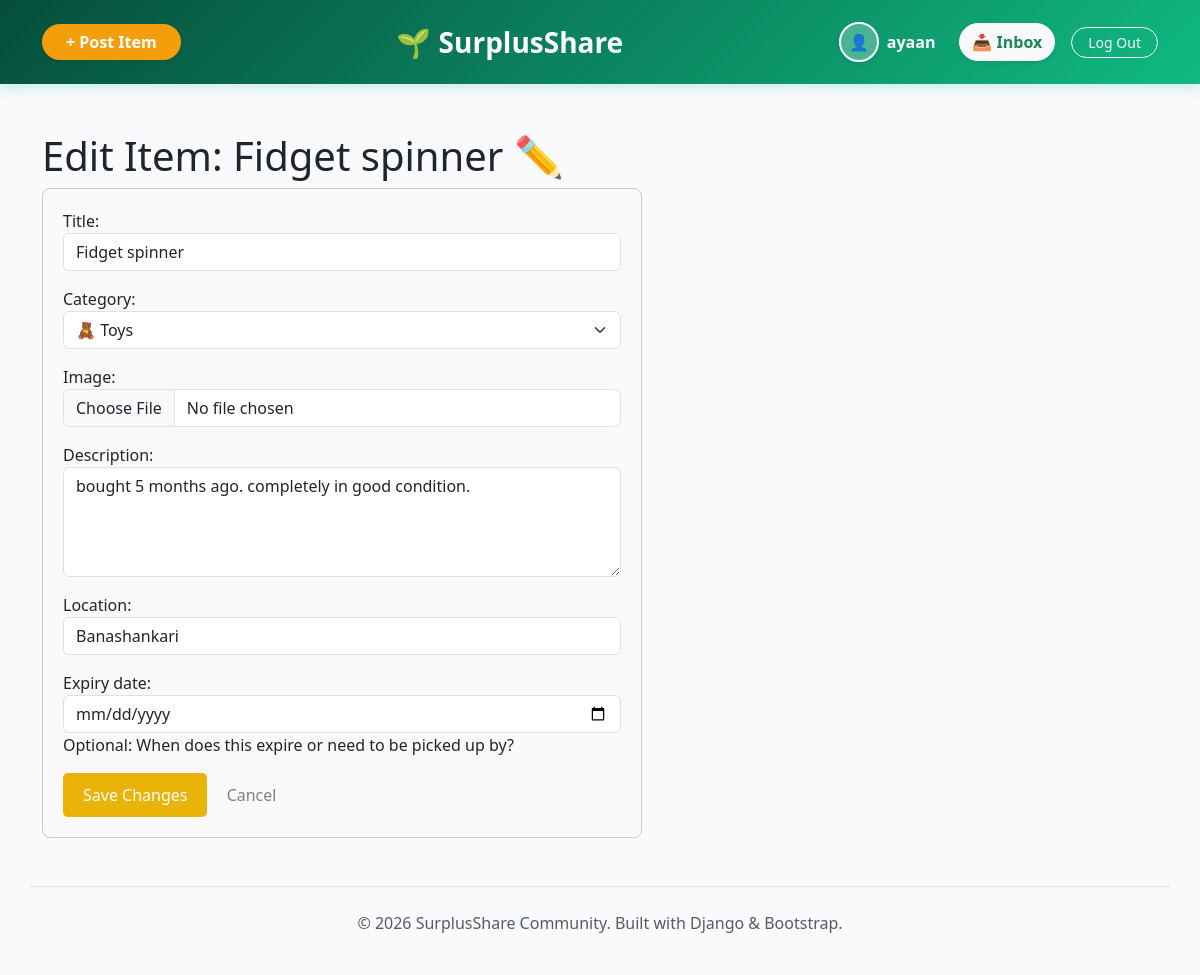
Page /edit/3/ (signed in) on the committed database.
### marketplace/models.py (models this page shows, shortened)
class Item(models.Model):
    CATEGORY_CHOICES = [
        ('Food', '🍱 Food'),
        ('Utensils', '🍳 Utensils'),
        ('Furniture', '🛋️ Furniture'),
        ('Toys', '🧸 Toys'),
        ('Books', '📚 Books'),
        ('Tools', '🛠️ Tools'),
        ('Pet Supplies', '🐱 Pet Supplies'),
        ('Other', '✨ Other'),
    ]
    owner = models.ForeignKey(User, on_delete=models.CASCADE, null=True, blank=True)
    title = models.CharField(max_length=200)
    image = models.ImageField(upload_to='item_images/', blank=True, null=True)
    description = models.TextField()
    category = models.CharField(max_length=50, choices=CATEGORY_CHOICES)
    location = models.CharField(max_length=200)
    expiry_date = models.DateField(null=True, blank=True, help_text="Optional: When does this expire or need to be picked up by?")
    status = models.CharField(max_length=20, default='Available')
    created_at = models.DateTimeField(auto_now_add=True)

### marketplace/views.py (the view)
# urls.py: path('edit/<int:item_id>/', views.edit_item, name='edit_item'),
@login_required(login_url='/login/')
def edit_item(request, item_id):
    item = get_object_or_404(Item, id=item_id)
    if item.owner != request.user:
        return redirect('home')
    if request.method == 'POST':
        form = ItemForm(request.POST, request.FILES, instance=item)
        if form.is_valid():
            form.save()
            return redirect('item_detail', item_id=item.id)
    else:
        form = ItemForm(instance=item)
    return render(request, 'edit_item.html', {'form': form, 'item': item})

### marketplace/forms.py
class ItemForm(forms.ModelForm):
    class Meta:
        model = Item
        fields = ['title', 'category', 'image', 'description', 'location', 'expiry_date']
        widgets = {
            'title': forms.TextInput(attrs={'class': 'form-control', 'placeholder': 'e.g., 5 Extra Mangoes'}),
            'category': forms.Select(attrs={'class': 'form-select'}),
            'description': forms.Textarea(attrs={'class': 'form-control', 'rows': 4, 'placeholder': 'Describe the item...'}),
            'location': forms.TextInput(attrs={'class': 'form-control', 'placeholder': 'e.g., Koramangala, Bengaluru'}),
            'expiry_date': forms.DateInput(attrs={'class': 'form-control', 'type': 'date'}),
            'image': forms.ClearableFileInput(attrs={'class': 'form-control'}),
        }

### marketplace/context_processors.py (called while the page is built)
def unread_messages(request):
    if request.user.is_authenticated:
        count = Message.objects.filter(
            Q(conversation__buyer=request.user) | Q(conversation__item__owner=request.user),
            is_read=False
        ).exclude(sender=request.user).count()
        return {'unread_count': count}
    return {'unread_count': 0}

### marketplace/templates/edit_item.html (shortened to what this page needs)
{% extends 'base.html' %}
{% block content %}
    <h1>Edit Item: {{ item.title }} ✏️</h1>
    <div style="background: #f9f9f9; padding: 20px; border-radius: 8px; border: 1px solid #ccc; max-width: 600px;">
        <form method="POST" enctype="multipart/form-data">
            {{ form.as_p }}
            <button type="submit" style="background: #eab308; color: white; padding: 10px 20px; border: none; border-radius: 5px; cursor: pointer; font-size: 16px;">Save Changes</button>
            <a href="{% url 'item_detail' item.id %}" style="margin-left: 15px; color: gray; text-decoration: none;">Cancel</a>
        </form>
    </div>
{% endblock %}

### marketplace/templates/base.html (shortened to what this page needs)
<!DOCTYPE html>
<html lang="en">
<head>
    <link href="https://cdn.jsdelivr.net/npm/bootstrap@5.3.2/dist/css/bootstrap.min.css" rel="stylesheet">
</head>
<body>
    <nav class="navbar navbar-expand-lg navbar-dark navbar-custom mb-5 py-3">
        <div class="container">
             <a href="/post/" class="btn btn-accent fw-bold me-3 dynamic-btn px-4 rounded-pill shadow-sm">+ Post Item</a>
            <a class="navbar-brand fw-bold fs-3 text-white" href="/">🌱 SurplusShare</a>
            <div class="d-flex align-items-center">
                {% if user.is_authenticated %}
                    <a href="/profile/" class="d-flex align-items-center text-white text-decoration-none fw-bold me-4 dynamic-btn">
                        {% if user.profile.avatar %}
                            <img src="{{ user.profile.avatar.url }}" class="rounded-circle me-2 border border-2 border-white shadow-sm" style="width: 40px; height: 40px; object-fit: cover;">
                        {% else %}
                            <div class="rounded-circle bg-white bg-opacity-25 d-flex align-items-center justify-content-center me-2 text-white border border-2 border-white shadow-sm" style="width: 40px; height: 40px;">👤</div>
                        {% endif %}
                        {{ user.username }}
                    </a>
                    <a href="{% url 'inbox' %}" class="btn btn-light fw-bold me-3 dynamic-btn rounded-pill shadow-sm text-success position-relative">
                        📥 Inbox
                    </a>
                    <form action="{% url 'logout' %}" method="post" class="m-0">
                        <button type="submit" class="btn btn-outline-light btn-sm dynamic-btn rounded-pill px-3">Log Out</button>
                    </form>
                {% else %}
                    <a href="/login/" class="btn btn-outline-light me-3 dynamic-btn rounded-pill px-4">Log In</a>
                    <a href="/signup/" class="btn btn-accent fw-bold dynamic-btn rounded-pill px-4 shadow-sm">Sign Up</a>
                {% endif %}
            </div>
        </div>
    </nav>
    <main class="container">
        {% block content %}{% endblock %}
    </main>
    <footer class="container text-center text-muted mt-5 py-4 border-top">
        <p>&copy; 2026 SurplusShare Community. Built with Django & Bootstrap.</p>
    </footer>
</body>
</html>

### marketplace/templates/base.html (style rules this page uses)
:root { --eco-dark: #064e3b; --eco-primary: #10b981; --eco-accent: #f59e0b; --eco-bg: #f8fafc; --eco-card: #ffffff; }
body { background-color: var(--eco-bg); animation: fadeIn 0.5s ease-in-out; }
.navbar-custom { background: linear-gradient(135deg, var(--eco-dark) 0%, var(--eco-primary) 100%); box-shadow: 0 4px 12px rgba(16, 185, 129, 0.2); }
.dynamic-btn { transition: transform 0.2s ease, box-shadow 0.2s ease; }
.btn-accent { background-color: var(--eco-accent); color: white; border: none; }

### rows in the picture
Item: title "Fidget spinner", category "🧸 Toys", description "bought 5 months ago. completely in good condition.", location "Banashankari"

### other values in the picture
{{ user.username }} "ayaan"
